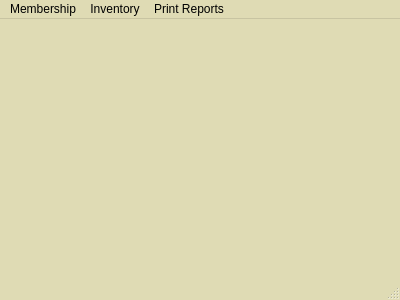
<?xml version="1.0" encoding="UTF-8"?>
<ui version="4.0">
 <class>MainMenu</class>
 <widget class="QMainWindow" name="MainMenu">
  <property name="geometry">
   <rect>
    <x>0</x>
    <y>0</y>
    <width>400</width>
    <height>300</height>
   </rect>
  </property>
  <property name="palette">
   <palette>
    <active>
     <colorrole role="Base">
      <brush brushstyle="SolidPattern">
       <color alpha="255">
        <red>255</red>
        <green>255</green>
        <blue>255</blue>
       </color>
      </brush>
     </colorrole>
     <colorrole role="Window">
      <brush brushstyle="SolidPattern">
       <color alpha="255">
        <red>223</red>
        <green>219</green>
        <blue>180</blue>
       </color>
      </brush>
     </colorrole>
    </active>
    <inactive>
     <colorrole role="Base">
      <brush brushstyle="SolidPattern">
       <color alpha="255">
        <red>255</red>
        <green>255</green>
        <blue>255</blue>
       </color>
      </brush>
     </colorrole>
     <colorrole role="Window">
      <brush brushstyle="SolidPattern">
       <color alpha="255">
        <red>223</red>
        <green>219</green>
        <blue>180</blue>
       </color>
      </brush>
     </colorrole>
    </inactive>
    <disabled>
     <colorrole role="Base">
      <brush brushstyle="SolidPattern">
       <color alpha="255">
        <red>223</red>
        <green>219</green>
        <blue>180</blue>
       </color>
      </brush>
     </colorrole>
     <colorrole role="Window">
      <brush brushstyle="SolidPattern">
       <color alpha="255">
        <red>223</red>
        <green>219</green>
        <blue>180</blue>
       </color>
      </brush>
     </colorrole>
    </disabled>
   </palette>
  </property>
  <property name="windowTitle">
   <string>MainMenu</string>
  </property>
  <property name="autoFillBackground">
   <bool>false</bool>
  </property>
  <widget class="QWidget" name="centralWidget">
   <widget class="QLabel" name="label">
    <property name="geometry">
     <rect>
      <x>170</x>
      <y>70</y>
      <width>211</width>
      <height>181</height>
     </rect>
    </property>
    <property name="text">
     <string/>
    </property>
    <property name="pixmap">
     <pixmap>assets/TeamDirt.png</pixmap>
    </property>
    <property name="scaledContents">
     <bool>true</bool>
    </property>
   </widget>
  </widget>
  <widget class="QMenuBar" name="menuBar">
   <property name="geometry">
    <rect>
     <x>0</x>
     <y>0</y>
     <width>400</width>
     <height>21</height>
    </rect>
   </property>
   <widget class="QMenu" name="menuMembership">
    <property name="title">
     <string>Membership</string>
    </property>
    <widget class="QMenu" name="menuAdd_Delete_Member_2">
     <property name="title">
      <string>Add/Delete Member</string>
     </property>
     <addaction name="actionAdd_Member"/>
     <addaction name="actionDelete_Member"/>
    </widget>
    <addaction name="menuAdd_Delete_Member_2"/>
    <addaction name="actionSearch_Member"/>
    <addaction name="actionUpdate_Membership"/>
    <addaction name="actionSearch_Expiring"/>
   </widget>
   <widget class="QMenu" name="menuInventory">
    <property name="title">
     <string>Inventory</string>
    </property>
    <widget class="QMenu" name="menuAdd_Delete_Inventory">
     <property name="title">
      <string>Add/Delete Inventory</string>
     </property>
     <addaction name="actionAdd_Inventory"/>
     <addaction name="actionDelete_Inventory"/>
    </widget>
    <addaction name="menuAdd_Delete_Inventory"/>
    <addaction name="actionSearch_Inventory"/>
   </widget>
   <widget class="QMenu" name="menuPrint_Reports">
    <property name="title">
     <string>Print Reports</string>
    </property>
    <addaction name="actionTotal_Purchases"/>
    <addaction name="actionItems_Sold"/>
    <addaction name="actionRebate"/>
    <addaction name="actionTotal_Products_Sold"/>
   </widget>
   <addaction name="menuMembership"/>
   <addaction name="menuInventory"/>
   <addaction name="menuPrint_Reports"/>
  </widget>
  <widget class="QStatusBar" name="statusBar"/>
  <action name="actionAdd_Member">
   <property name="text">
    <string>Add Member</string>
   </property>
  </action>
  <action name="actionDelete_Member">
   <property name="text">
    <string>Delete Member</string>
   </property>
  </action>
  <action name="actionSearch_Member">
   <property name="text">
    <string>Search Member</string>
   </property>
  </action>
  <action name="actionUpdate_Membership">
   <property name="text">
    <string>Update Membership</string>
   </property>
  </action>
  <action name="actionSearch_Expiring">
   <property name="text">
    <string>Search Expiring</string>
   </property>
  </action>
  <action name="actionAdd_Inventory">
   <property name="text">
    <string>Add Inventory</string>
   </property>
  </action>
  <action name="actionDelete_Inventory">
   <property name="text">
    <string>Delete Inventory</string>
   </property>
  </action>
  <action name="actionSearch_Inventory">
   <property name="text">
    <string>Search Inventory</string>
   </property>
  </action>
  <action name="actionTotal_Purchases">
   <property name="text">
    <string>Total Purchases</string>
   </property>
  </action>
  <action name="actionItems_Sold">
   <property name="text">
    <string>Daily Sales Report</string>
   </property>
  </action>
  <action name="actionRebate">
   <property name="text">
    <string>Rebate</string>
   </property>
  </action>
  <action name="actionTotal_Products_Sold">
   <property name="text">
    <string>Total Products Sold</string>
   </property>
  </action>
 </widget>
 <layoutdefault spacing="6" margin="11"/>
 <resources/>
 <connections/>
</ui>
